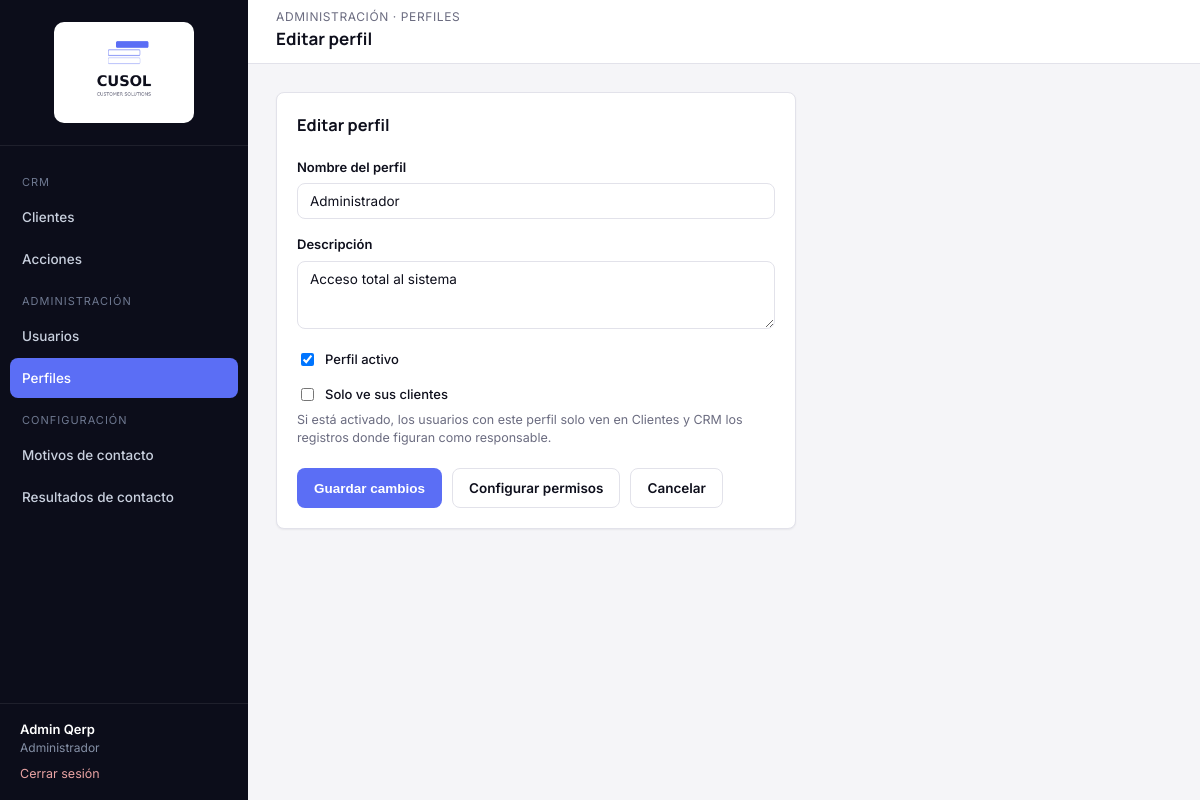
Screenshot of /modules/perfiles/editar.php?id=1 (signed in) with the database file from the repository.
### tables this page shows
CREATE TABLE qerp_secciones (
  id INT PRIMARY KEY AUTO_INCREMENT,
  nombre VARCHAR(100) NOT NULL,
  slug VARCHAR(100) NOT NULL UNIQUE,
  icono VARCHAR(50) DEFAULT NULL,
  grupo VARCHAR(50) NOT NULL DEFAULT 'General',
  orden INT DEFAULT 0
);

CREATE TABLE qerp_perfiles (
  id INT PRIMARY KEY AUTO_INCREMENT,
  nombre VARCHAR(50) NOT NULL,
  descripcion VARCHAR(255) DEFAULT NULL,
  activo TINYINT(1) NOT NULL DEFAULT 1,
  solo_ve_sus_clientes TINYINT(1) NOT NULL DEFAULT 0,
  creado_en DATETIME DEFAULT CURRENT_TIMESTAMP
);

### includes/funciones.php (called while the page is built, shortened)
<?php
function estaLogueado(): bool
{
    return isset($_SESSION['usuario_id']);
}
function usuarioActual(): ?array
{
    return [
        'id'         => $_SESSION['usuario_id'],
        'nombre'     => $_SESSION['usuario_nombre'],
        'apellido'   => $_SESSION['usuario_apellido'],
        'mail'       => $_SESSION['usuario_mail'],
        'perfil_id'  => $_SESSION['perfil_id'],
        'perfil'     => $_SESSION['perfil_nombre'],
    ];
}
function tienePermiso(PDO $pdo, string $slugSeccion, string $accion = 'ver'): bool
{
    $accionesValidas = ['ver', 'crear', 'editar', 'eliminar'];
    static $cache = [];
    $clave = $_SESSION['perfil_id'] . '-' . $slugSeccion;
    if (!isset($cache[$clave])) {
        $stmt = $pdo->prepare(
            "SELECT pp.ver, pp.crear, pp.editar, pp.eliminar
             FROM qerp_perfil_permisos pp
             INNER JOIN qerp_secciones s ON s.id = pp.seccion_id
             WHERE pp.perfil_id = :perfil_id AND s.slug = :slug
             LIMIT 1"
        );
        $stmt->execute([
            ':perfil_id' => $_SESSION['perfil_id'],
            ':slug'      => $slugSeccion,
        ]);
        $cache[$clave] = $stmt->fetch() ?: ['ver' => 0, 'crear' => 0, 'editar' => 0, 'eliminar' => 0];
    }
    return (bool) $cache[$clave][$accion];
}
function requerirPermiso(PDO $pdo, string $slugSeccion, string $accion = 'ver'): void
{
    if (!tienePermiso($pdo, $slugSeccion, $accion)) {
        http_response_code(403);
        include __DIR__ . '/../includes/403.php';
        exit;
    }
}
function e(?string $valor): string
{
    return htmlspecialchars($valor ?? '', ENT_QUOTES, 'UTF-8');
}
function obtenerSeccionesMenu(PDO $pdo): array
{
    $stmt = $pdo->query('SELECT * FROM qerp_secciones ORDER BY orden ASC');
    return $stmt->fetchAll();
}

### modules/perfiles/editar.php (the view, shortened to what this page needs)
<?php
require_once __DIR__ . '/../../config/conexion.php';
require_once __DIR__ . '/../../includes/funciones.php';
requerirPermiso($pdo, 'perfiles', 'editar');
$slugSeccionActual = 'perfiles';
$id = (int) ($_GET['id'] ?? 0);
$stmt = $pdo->prepare('SELECT * FROM qerp_perfiles WHERE id = :id');
$stmt->execute([':id' => $id]);
$perfil = $stmt->fetch();
$datos = [
    'nombre'               => $perfil['nombre'],
    'descripcion'          => $perfil['descripcion'],
    'activo'               => $perfil['activo'],
    'solo_ve_sus_clientes' => $perfil['solo_ve_sus_clientes'],
];
include __DIR__ . '/../../includes/header.php';
?>
<div class="card" style="max-width:520px;">
    <div class="card-header"><h3>Editar perfil</h3></div>
    <form method="post">
        <div class="campo">
            <label for="nombre">Nombre del perfil</label>
            <input type="text" id="nombre" name="nombre" value="<?= e($datos['nombre']) ?>" required>
        </div>
        <div class="campo">
            <label for="descripcion">Descripción</label>
            <textarea id="descripcion" name="descripcion" rows="3"><?= e($datos['descripcion']) ?></textarea>
        </div>
        <div class="campo">
            <label style="display:flex;align-items:center;gap:8px;font-weight:500;">
                <input type="checkbox" name="activo" style="width:auto;" <?= $datos['activo'] ? 'checked' : '' ?>>
                Perfil activo
            </label>
        </div>
        <div class="campo">
            <label style="display:flex;align-items:center;gap:8px;font-weight:500;">
                <input type="checkbox" name="solo_ve_sus_clientes" style="width:auto;" <?= $datos['solo_ve_sus_clientes'] ? 'checked' : '' ?>>
                Solo ve sus clientes
            </label>
            <p style="color:var(--muted); font-size:12.5px; margin:4px 0 0;">
                Si está activado, los usuarios con este perfil solo ven en Clientes y CRM los registros donde figuran como responsable.
            </p>
        </div>
        <div style="display:flex; gap:10px; margin-top:20px;">
            <button type="submit" class="btn btn-primary">Guardar cambios</button>
            <a href="permisos.php?id=<?= $id ?>" class="btn btn-outline">Configurar permisos</a>
            <a href="index.php" class="btn btn-outline">Cancelar</a>
        </div>
    </form>
</div>
<?php include __DIR__ . '/../../includes/footer.php'; ?>

### includes/sidebar.php (shortened to what this page needs)
<?php
$usuario = usuarioActual();
$secciones = obtenerSeccionesMenu($pdo);
$slugActual = $slugSeccionActual ?? '';
$grupos = [];
foreach ($secciones as $s) {
    $grupos[$s['grupo'] ?? 'General'][] = $s;
}
$ordenGrupos = ['CRM', 'Administración', 'Configuración'];
?>
<aside class="qerp-sidebar" id="qerpSidebar">
    <div class="brand">
        <img src="<?= QERP_URL_BASE ?>/assets/img/logo-cusol.png" alt="CUSOL" class="logo-sidebar">
    </div>
    <nav class="qerp-nav">
        <?php foreach ($ordenGrupos as $grupo): ?>
            <?php
                $items = array_filter($grupos[$grupo] ?? [], fn($s) => tienePermiso($pdo, $s['slug'], 'ver'));
            ?>
            <div class="seccion-titulo"><?= e($grupo) ?></div>
            <?php foreach ($items as $s): ?>
                <a href="<?= QERP_URL_BASE ?>/modules/<?= e($s['slug']) ?>/index.php"
                   class="<?= $slugActual === $s['slug'] ? 'activo' : '' ?>">
                    <?= e($s['nombre']) ?>
                </a>
            <?php endforeach; ?>
        <?php endforeach; ?>
    </nav>
    <div class="usuario-box">
        <div class="nombre"><?= e($usuario['nombre'] . ' ' . $usuario['apellido']) ?></div>
        <div class="perfil"><?= e($usuario['perfil']) ?></div>
        <a class="salir" href="<?= QERP_URL_BASE ?>/login/logout.php">Cerrar sesión</a>
    </div>
</aside>

### assets/css/style.css (style rules this page uses)
:root { --bg: #F5F5F8; --surface: #FFFFFF; --ink: #0E0F1C; --muted: #6B6C80; --border: #E2E2EA; --navy: #0C0D1A; --navy-light: #1B1D2E; --navy-hover: #262940; --accent: #5B6EF5; --accent-light: #ECEEFE; --accent-hover: #3A4FD4; --danger: #DC2626; --danger-light: #FDECEC; --success: #15803D; --success-light: #E9F7EE; --warning: #B45309; --warning-light: #FEF3E2; --radius: 8px; --shadow-sm: 0 1px 2px rgba(16, 24, 38, 0.06); --shadow-md: 0 4px 16px rgba(16, 24, 38, 0.08); --sidebar-w: 248px; --header-h: 64px; }
* { box-sizing: border-box; }
html, body { margin: 0; padding: 0; background: var(--bg); color: var(--ink); font-family: 'Inter', -apple-system, BlinkMacSystemFont, 'Segoe UI', sans-serif; font-size: 14px; line-height: 1.5; }
h1, h2, h3, h4 { font-family: 'Manrope', 'Inter', sans-serif; font-weight: 700; color: var(--ink); margin: 0 0 4px 0; }
a { color: var(--accent); text-decoration: none; }
.qerp-sidebar { width: var(--sidebar-w); background: var(--navy); color: #C9D0DE; flex-shrink: 0; position: fixed; top: 0; left: 0; bottom: 0; display: flex; flex-direction: column; }
.qerp-sidebar .brand { display: flex; align-items: center; justify-content: center; padding: 22px 20px; border-bottom: 1px solid rgba(255,255,255,0.08); }
.logo-sidebar { width: 140px; height: auto; background: #fff; border-radius: 10px; padding: 10px 12px; }
.qerp-nav { padding: 16px 10px; flex: 1; overflow-y: auto; }
.qerp-nav .seccion-titulo { text-transform: uppercase; font-size: 11px; letter-spacing: 1px; color: #6E7890; padding: 12px 12px 6px; }
.qerp-nav a { display: flex; align-items: center; gap: 10px; padding: 10px 12px; border-radius: var(--radius); color: #C9D0DE; font-weight: 500; font-size: 13.5px; margin-bottom: 2px; }
.qerp-nav a.activo { background: var(--accent); color: #fff; }
.qerp-sidebar .usuario-box { padding: 16px 20px; border-top: 1px solid rgba(255,255,255,0.08); font-size: 13px; }
.qerp-sidebar .usuario-box .nombre { color: #fff; font-weight: 600; }
.qerp-sidebar .usuario-box .perfil { color: #8590A6; font-size: 12px; }
.qerp-sidebar .usuario-box a.salir { display: inline-block; margin-top: 8px; color: #E9A3A3; font-size: 12.5px; }
.card { position: relative; background: var(--surface); border: 1px solid var(--border); border-radius: var(--radius); box-shadow: var(--shadow-sm); padding: 20px; }
.card-header { display: flex; align-items: center; justify-content: space-between; margin-bottom: 16px; }
.btn { display: inline-flex; align-items: center; gap: 6px; padding: 9px 16px; border-radius: var(--radius); border: 1px solid transparent; font-size: 13.5px; font-weight: 600; cursor: pointer; text-decoration: none !important; }
.btn-primary { background: var(--accent); color: #fff; }
.btn-outline { background: transparent; border-color: var(--border); color: var(--ink); }
label { display: block; font-size: 13px; font-weight: 600; margin-bottom: 6px; color: var(--ink); }
input[type=text], input[type=email], input[type=password], input[type=date], input[type=datetime-local], select, textarea { width: 100%; padding: 9px 12px; border: 1px solid var(--border); border-radius: var(--radius); font-size: 13.5px; font-family: inherit; color: var(--ink); background: #fff; }
.campo { margin-bottom: 16px; }

### rows the page displays
qerp_secciones: nombre "Clientes"
qerp_secciones: nombre "Acciones"
qerp_secciones: nombre "Usuarios"
qerp_secciones: nombre "Perfiles"
qerp_secciones: nombre "Motivos de contacto"
qerp_secciones: nombre "Resultados de contacto"
qerp_perfiles: nombre "Administrador", descripcion "Acceso total al sistema", activo "☑"

### other values shown
$grupo "CRM"
$grupo "ADMINISTRACIÓN"
$grupo "CONFIGURACIÓN"
$usuario['nombre'] . ' ' . $usuario['apellido'] "Admin Qerp"
$eyebrowPagina "ADMINISTRACIÓN · PERFILES"
$tituloPagina "Editar perfil"
